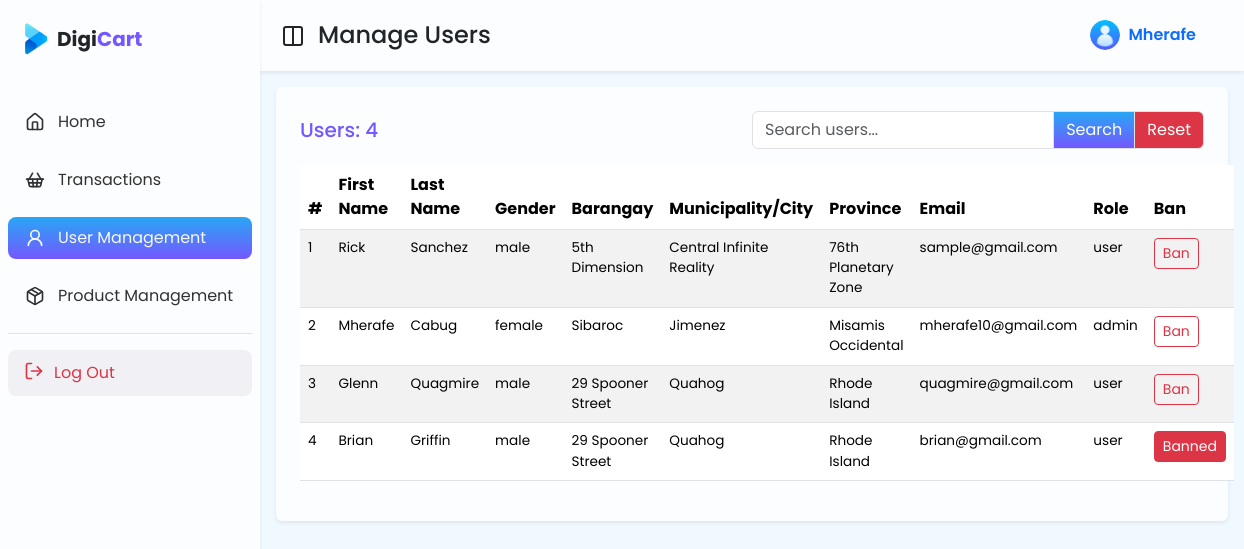
Page /manage_users.php (signed in) on the committed database.
### tables this page shows
CREATE TABLE `users` (
  `user_id` int(200) NOT NULL,
  `firstname` varchar(200) NOT NULL,
  `lastname` varchar(100) NOT NULL,
  `role` text NOT NULL,
  `gender` varchar(100) NOT NULL,
  `barangay` varchar(200) NOT NULL,
  `municipality` varchar(200) NOT NULL,
  `province` varchar(200) NOT NULL,
  `email` varchar(200) NOT NULL,
  `password` varchar(200) NOT NULL,
  `isBan` tinyint(1) NOT NULL DEFAULT 0
);

### includes/includes.php (called while the page is built, shortened)
<?php
    include "classes/Users.php";
    $user = new Users();

### classes/Users.php (called while the page is built, shortened)
<?php
    class Users{
        public function displayAllUsers($conn){
            $sql = "SELECT * FROM users";
            $result = $conn->query($sql);
            return $result;
        }
    }

### manage_users.php (the view, shortened to what this page needs)
<?php
    include "includes/includes.php";
    if(!isset($_SESSION['current_user']) || $_SESSION['current_user']['role'] !== "admin"){
        header('location: signin.php');
        exit();
    }else{
        $users = $user->displayAllUsers($connection);
        $searchTerm = null;
    }
?>
<!DOCTYPE html>
    <html lang="en">
    <head>
        <link
        href="https://cdn.jsdelivr.net/npm/bootstrap@5.3.3/dist/css/bootstrap.min.css"
        rel="stylesheet"
        />
        <link rel="stylesheet" href="style.css" />
    </head>
    <body>
        <div class="admin-dashboard-page expand-sidebar">
            <div
                class="sidebar bg-white shadow-sm px-2 d-flex flex-column pb-3"
            >
                <div class="sidebar-header mb-4 py-3 d-flex align-items-center">
                <img
                    width="45"
                    height="45"
                    src="images/logo.png"
                    alt=""
                    class="ms-1"
                />
                <p class="mb-0 sidebar-label fw-bold fs-5">
                    Digi<span class="text-primary">Cart</span>
                </p>
                </div>
                <ul class="p-0 border-bottom">
                <li>
                    <a href="admin_dashboard.php" class="">
                    <div
                        class="sidebar-icon d-flex align-items-center justify-content-center"
                    >
                    </div>
                    <p class="sidebar-label mb-0 px-2">Home</p>
                    </a>
                </li>
                <li>
                    <a href="manage_transactions.php" class="">
                    <div
                        class="sidebar-icon d-flex align-items-center justify-content-center"
                    >
                    </div>
                    <p class="sidebar-label mb-0 px-2">Transactions</p>
                    </a>
                </li>
                <li class="active">
                    <a class="">
                    <div
                        class="sidebar-icon d-flex align-items-center justify-content-center"
                    >
                        <svg
                        xmlns="http://www.w3.org/2000/svg"
                        width="20"
                        height="20"
                        viewBox="0 0 24 24"
                        fill="none"
                        stroke="currentColor"
                        stroke-width="2"
                        stroke-linecap="round"
                        stroke-linejoin="round"
                        class="lucide lucide-user-round-icon lucide-user-round"
                        >
                        <circle cx="12" cy="8" r="5" />
                        <path d="M20 21a8 8 0 0 0-16 0" />
                        </svg>
                    </div>
                    <p class="sidebar-label mb-0 px-2">User Management</p>
                    </a>
                </li>
                <li class="">
                    <a href="manage_products.php" class="">
                    <div
                        class="sidebar-icon d-flex align-items-center justify-content-center"
                    >
                    </div>
                    <p class="sidebar-label mb-0 px-2">Product Management</p>
                    </a>
                </li>
                </ul>
                <a style="background-color:rgb(240,240,245)" href="logout-logic.php" class="rounded-3 d-flex  align-items-center text-black py-2 px-3"
                    ><div class="sidebar-icon">
                    </div>
                    <p class="sidebar-label mb-0 text-danger">Log Out</p>
                </a>
            </div>
        <div
            class="dashboard-header shadow-sm bg-white py-3 d-flex align-items-center ps-2 pe-5"
        >
            <button class="sidebar-toggle btn">
            <svg
                xmlns="http://www.w3.org/2000/svg"
                width="24"
                height="24"
                viewBox="0 0 24 24"
                fill="none"
                stroke="currentColor"
                stroke-width="2"
                stroke-linecap="round"
                stroke-linejoin="round"
                class="lucide lucide-columns2-icon lucide-columns-2"
            >
                <rect width="18" height="18" x="3" y="3" rx="2" />
                <path d="M12 3v18" />
            </svg>
            </button>
            <h4 class="mb-0">Manage Users</h4>
            <a href="profile.php" class="d-flex align-items-center ms-auto">
                <img
                    width="30"
                    height="30"
                    src="images/icons/user.png"
                    alt=""
                    class="rounded-circle"
                />
                <p class="mb-0 ms-2 fw-semibold"><?=$_SESSION['current_user']['firstname']?></p>
            </a>
        </div>
        <div class="m-3 bg-white p-4 rounded shadow-sm">
            <div class="main-content-header d-flex align-items-center justify-content-between mb-3">
            <h5 class="mb-0 text-muted text-nowrap text-primary">Users: <?=$users->num_rows?></h5>
            <form class="input-group w-50">
                <input value="<?=$searchTerm?>" name="search-user" type="text" placeholder="Search users..." class="form-control">
                <button type="submit" class="input-group-text bg-primary text-white">Search</button>
                <a href="manage_users.php" class="input-group-text bg-danger text-white">Reset</a>
            </form>
            </div>
            <table class="table table-striped">
                <thead>
                    <tr>
                        <th scope="col">#</th>
                        <th scope="col">First Name</th>
                        <th scope="col">Last Name</th>
                        <th scope="col">Gender</th>
                        <th scope="col">Barangay</th>
                        <th scope="col">Municipality/City</th>
                        <th scope="col">Province</th>
                        <th scope="col">Email</th>
                        <th scope="col">Role</th>
                        <th scope="col">Ban</th>
                    </tr>
                </thead>
                <tbody>
                    <?php
                        $count = 1;
                        while($row = $users->fetch_assoc()){
                    ?>
                        <tr>
                            <td><?=$count++?></td>
                            <td><?=$row['firstname']?></td>
                            <td><?=$row['lastname']?></td>
                            <td><?=$row['gender']?></td>
                            <td><?=$row['barangay']?></td>
                            <td><?=$row['municipality']?></td>
                            <td><?=$row['province']?></td>
                            <td><?=$row['email']?></td>
                            <td><?=$row['role']?></td>
                            <td>
                            <?= $row['isBan'] ?
                                '<a href="banning-logic.php?user_id='.$row['user_id'].'&isBan=0" class="btn btn-danger btn-sm">Banned</a>'
                                : '<a href="banning-logic.php?user_id='.$row['user_id'].'&isBan=1" class="btn btn-outline-danger btn-sm">Ban</a>'
                            ?>
                            </td>
                        </tr>
                    <?php
                        }
                    ?>
                </tbody>
            </table>
        </div>
        </div>
    </body>
    </html>

### style.css (style rules this page uses)
:root { --clr-primary: rgb(32, 59, 215); --clr-accent: rgb(255, 223, 17); --text-accent: rgb(216, 190, 24); --bg-primary: linear-gradient( to bottom, rgb(40, 166, 244) 0%, rgb(116, 88, 255) 100% ); --bg-body: rgb(240, 249, 255); }
* { font-family: "Poppins", sans-serif; }
.text-primary { color: rgb(116, 88, 255) !important ; }
.bg-primary { background: var(--bg-primary) !important; }
.bg-white { background-color: rgb(251, 253, 255) !important; }
a { text-decoration: none; }
body { background-color: var(--bg-body); overflow-y: scroll; }
.admin-dashboard-page { --sidebar-width: 70px; padding-left: var(--sidebar-width); min-height: 100vh; width: 100%; transition: padding-left 0.3s; }
.admin-dashboard-page.expand-sidebar { --sidebar-width: 260px; }
.sidebar { width: var(--sidebar-width); position: fixed; top: 0; left: 0; transition: width 0.3s; height: 100vh; overflow-x: hidden; }
.sidebar ul { list-style: none; list-style-type: none; }
.sidebar ul li.active { background: var(--bg-primary); border-radius: 8px; }
.sidebar ul li { margin-bottom: 1rem; }
.sidebar ul li.active a { color: rgb(248, 248, 248); }
.sidebar ul li a { display: flex; align-items: center; justify-content: start; color: rgb(50, 50, 50); padding: 6px 12px; }
.sidebar .sidebar-icon { width: 30px; height: 30px; flex-shrink: 0; }
.admin-dashboard-page .sidebar-label { display: none; white-space: nowrap; }
.admin-dashboard-page.expand-sidebar .sidebar-label { display: inline-block; }
table tr td { font-size: 0.85rem; }

### rows in the picture
users: firstname "Rick", lastname "Sanchez", gender "male", barangay "5th Dimension", municipality "Central Infinite Reality", province "76th Planetary Zone", email "sample@gmail.com", role "user"
users: firstname "Mherafe", lastname "Cabug", gender "female", barangay "Sibaroc", municipality "Jimenez", province "Misamis Occidental", email "mherafe10@gmail.com", role "admin"
users: firstname "Glenn", lastname "Quagmire", gender "male", barangay "29 Spooner Street", municipality "Quahog", province "Rhode Island", email "quagmire@gmail.com", role "user"
users: firstname "Brian", lastname "Griffin", gender "male", barangay "29 Spooner Street", municipality "Quahog", province "Rhode Island", email "brian@gmail.com", role "user"

### other values in the picture
$_SESSION['current_user']['firstname'] "Mherafe"
$users->num_rows "4"
